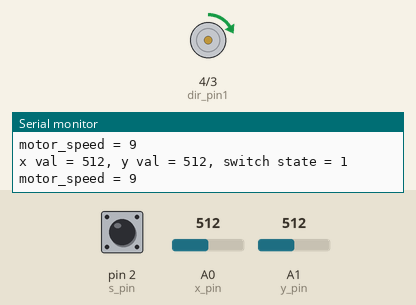
Simulated run of this sketch. Board: Arduino Uno, built with avr-gcc and run on an emulated ATmega328P. Parts: motor-driver pin pairs drawn as motors (green arrow = first pin HIGH = forward, orange = second pin HIGH = backward, longer = more drive, scaled by the enable pin), the last lines printed to the serial monitor. Inputs (shaded band) come from the test bench; at power-on: A1 (y_pin) = 512, pin 2 (s_pin) HIGH, A0 (x_pin) = 512.

Above: at 1.2 s.
1.3 s: A1 (y_pin) set to 716
At 2.8 s:
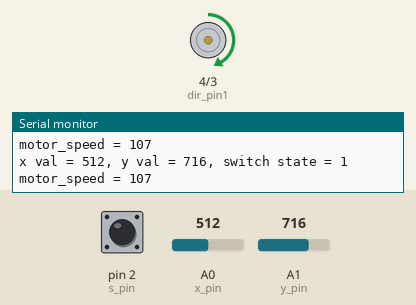
3.1 s: A1 (y_pin) set to 483
At 4.6 s:
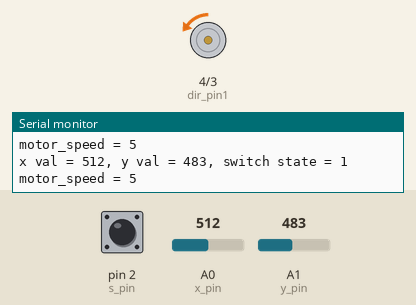
4.9 s: A1 (y_pin) set to 306
At 6.4 s:
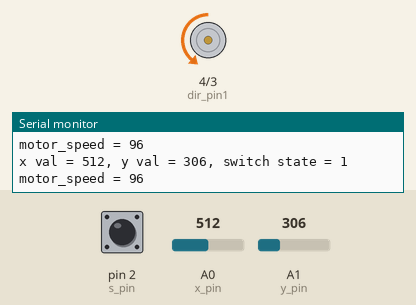
6.7 s: A1 (y_pin) set to 122
At 8.1 s:
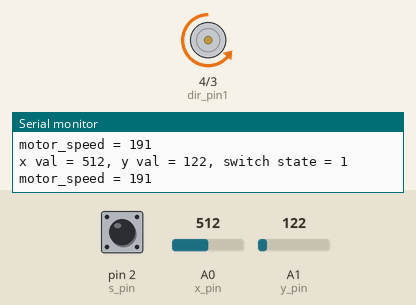
8.5 s: A1 (y_pin) set to 104
At 9.9 s:
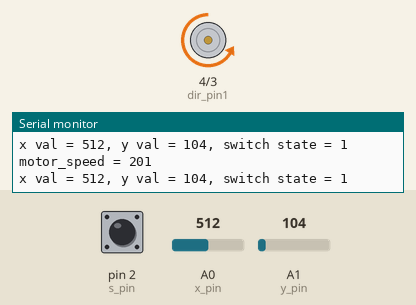
10.3 s: A1 (y_pin) set to 94
At 11.7 s:
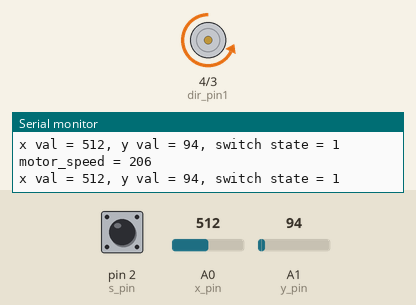
Timing chart, 0 to 13.3 s (numbered marks = the images above; inputs shaded):
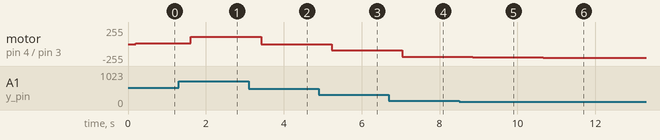

Measured:
- after the input at 1.3 s, motor on pin 4 (dir_pin1) / pin 3 (dir_pin2): forward 9/255 → forward 107/255 after 0.31 s
- after the input at 3.1 s, motor on pin 4 (dir_pin1) / pin 3 (dir_pin2): forward 107/255 → backward 5/255 after 0.32 s
- after the input at 4.9 s, motor on pin 4 (dir_pin1) / pin 3 (dir_pin2): backward 5/255 → backward 96/255 after 0.33 s
- after the input at 6.7 s, motor on pin 4 (dir_pin1) / pin 3 (dir_pin2): backward 96/255 → backward 191/255 after 0.34 s
- after the input at 8.5 s, motor on pin 4 (dir_pin1) / pin 3 (dir_pin2): backward 191/255 → backward 201/255 after 0.35 s
- after the input at 10.3 s, motor on pin 4 (dir_pin1) / pin 3 (dir_pin2): backward 201/255 → backward 206/255 after 0.36 s

The sketch:

Tutorial_39_Joystick_and_DC_Motor.ino
```cpp
// Joystick & DC Motor

// joystick
int x_pin = A0;
int y_pin = A1;
int s_pin = 2;

int x_val;
int y_val;
int s_val;
int wait = 200;

// DC Motor
int speed_pin = 5;
int dir_pin1 = 4;
int dir_pin2 = 3;

int motor_speed;

void setup() {
  // put your setup code here, to run once:

  // joystick
  pinMode(x_pin, INPUT);
  pinMode(y_pin, INPUT);
  pinMode(s_pin, INPUT);
  digitalWrite(s_pin, HIGH); // pull up resistor -> btn up

  // DC Motor
  pinMode(speed_pin, OUTPUT);
  pinMode(dir_pin1, OUTPUT);
  pinMode(dir_pin2, OUTPUT);

  Serial.begin(9600);
}

void loop() {
  // put your main code here, to run repeatedly:

  // get values from joystick
  x_val = analogRead(x_pin);
  y_val = analogRead(y_pin);
  s_val = digitalRead(s_pin);

  delay(wait);

  Serial.print("x val = ");
  Serial.print(x_val);
  Serial.print(", y val = ");
  Serial.print(y_val);
  Serial.print(", switch state = ");
  Serial.println(s_val);

  // calculate motor speed & direction -> using y_val
  if (y_val >= 0 && y_val <= 493) { // joystick moving forward -> direction CW
    digitalWrite(dir_pin1, LOW);
    digitalWrite(dir_pin2, HIGH);

    motor_speed = (-255./493)*y_val + 255;
    Serial.print("motor_speed = ");
    Serial.println(motor_speed);
    analogWrite(speed_pin, motor_speed);
  }
  else if (y_val > 493 && y_val <= 1023) { // joystick moving backward -> direction CCW
    digitalWrite(dir_pin1, HIGH);
    digitalWrite(dir_pin2, LOW);

    motor_speed = (255./530.)*(y_val-1023) +  255;
    analogWrite(speed_pin, motor_speed);
    Serial.print("motor_speed = ");
    Serial.println(motor_speed);
  }

}
```
